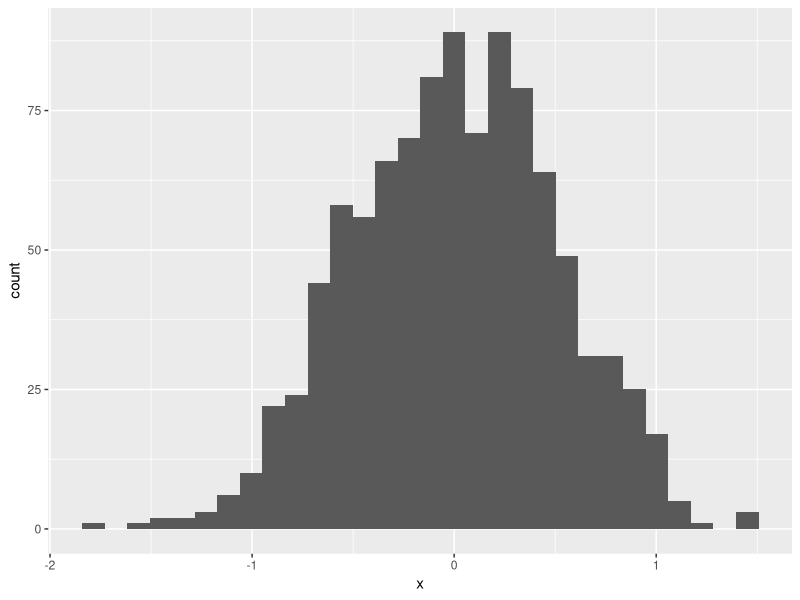
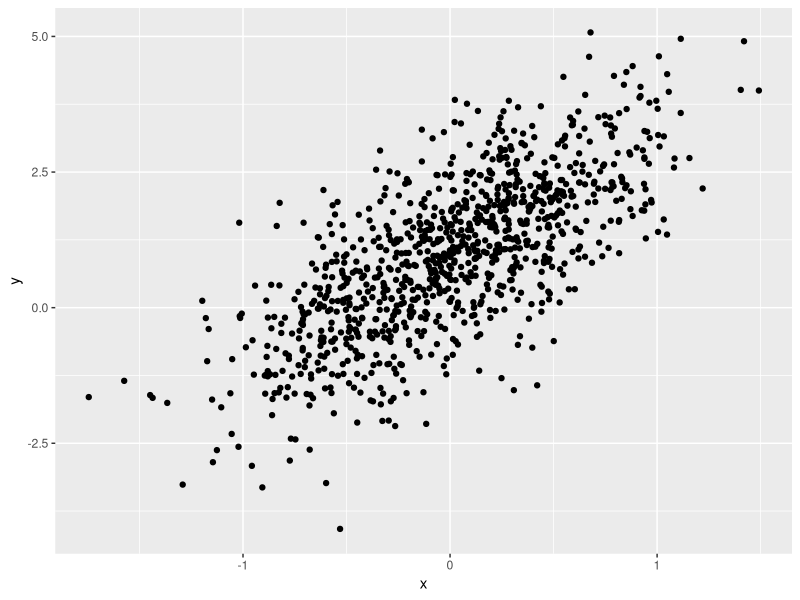
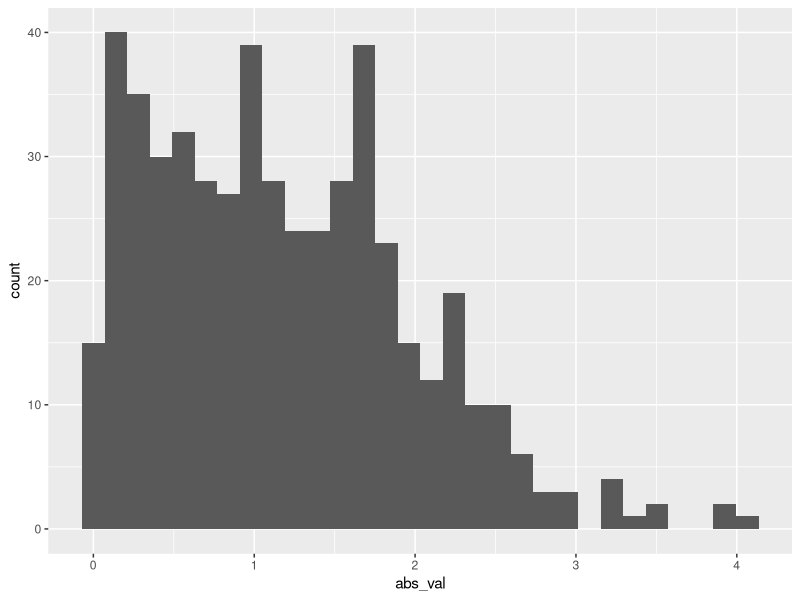

Write R code to recreate these figures, in order.
## ---- chunk 1
library(tidyverse)
## ---- chunk 2
samp = rnorm(100)
length(samp)
## ---- chunk 3

plot_df=
  tibble(
    x=rnorm(1000,sd=0.5),
    y=1+2*x+rnorm(1000)
  )
## ---- chunk 4
ggplot(plot_df,aes(x=x))+geom_histogram()
## ---- chunk 5
ggplot(plot_df,aes(x=x,y=y))+geom_point()
## ---- chunk 6
la_df=
  tibble(
    num_samp=rnorm(500,mean=1),
    log_vecc=num_samp>0,
    abs_val=abs(num_samp)
  )
ggplot(la_df,aes(x=abs_val))+geom_histogram()
